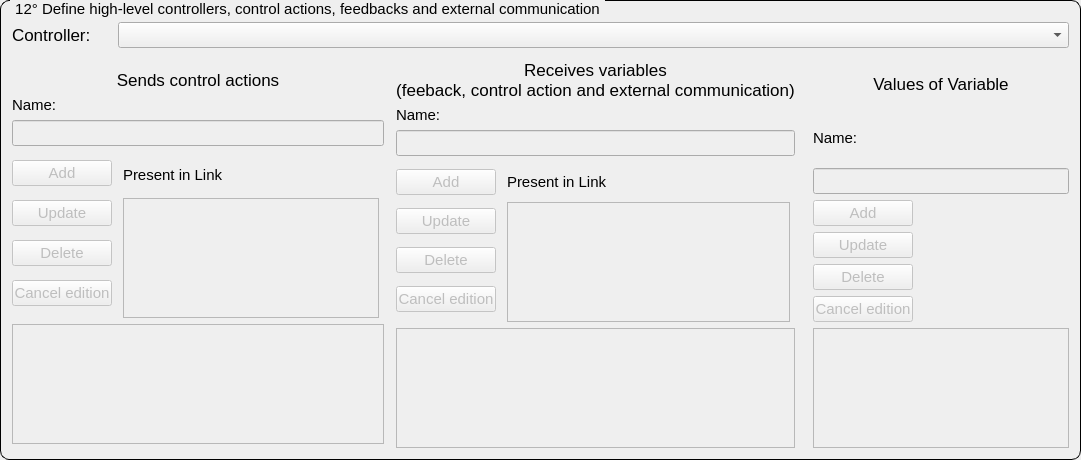
             <widget class="QGroupBox" name="groupBox_16">
              <property name="minimumSize">
               <size>
                <width>0</width>
                <height>460</height>
               </size>
              </property>
              <property name="maximumSize">
               <size>
                <width>16777215</width>
                <height>460</height>
               </size>
              </property>
              <property name="styleSheet">
               <string notr="true">QGroupBox {
    border: 1px solid black;
    border-radius: 9px;
    margin-top: 0.5em;
    font-size: 15px;
}

QGroupBox::title {
    subcontrol-origin: margin;
    left: 10px;
    padding: 0 3px 0 3px;
}</string>
              </property>
              <property name="title">
               <string>12° Define high-level controllers, control actions, feedbacks and external communication</string>
              </property>
              <layout class="QGridLayout" name="gridLayout_9">
               <item row="0" column="0">
                <layout class="QVBoxLayout" name="verticalLayout_39">
                 <item>
                  <layout class="QHBoxLayout" name="horizontalLayout_55">
                   <property name="topMargin">
                    <number>10</number>
                   </property>
                   <item>
                    <widget class="QLabel" name="label_36">
                     <property name="maximumSize">
                      <size>
                       <width>100</width>
                       <height>16777215</height>
                      </size>
                     </property>
                     <property name="font">
                      <font>
                       <pointsize>13</pointsize>
                      </font>
                     </property>
                     <property name="text">
                      <string>Controller:</string>
                     </property>
                    </widget>
                   </item>
                   <item>
                    <widget class="QComboBox" name="combobox_second_controller">
                     <property name="font">
                      <font>
                       <pointsize>11</pointsize>
                      </font>
                     </property>
                     <property name="focusPolicy">
                      <enum>Qt::StrongFocus</enum>
                     </property>
                    </widget>
                   </item>
                  </layout>
                 </item>
                 <item>
                  <layout class="QHBoxLayout" name="horizontalLayout_71">
                   <property name="topMargin">
                    <number>6</number>
                   </property>
                   <item>
                    <layout class="QVBoxLayout" name="verticalLayout_25">
                     <property name="leftMargin">
                      <number>0</number>
                     </property>
                     <property name="topMargin">
                      <number>10</number>
                     </property>
                     <property name="rightMargin">
                      <number>6</number>
                     </property>
                     <property name="bottomMargin">
                      <number>4</number>
                     </property>
                     <item>
                      <widget class="QLabel" name="label_19">
                       <property name="font">
                        <font>
                         <pointsize>13</pointsize>
                        </font>
                       </property>
                       <property name="text">
                        <string>Sends control actions</string>
                       </property>
                       <property name="alignment">
                        <set>Qt::AlignHCenter|Qt::AlignTop</set>
                       </property>
                      </widget>
                     </item>
                     <item>
                      <widget class="QLabel" name="label_16">
                       <property name="font">
                        <font>
                         <pointsize>11</pointsize>
                        </font>
                       </property>
                       <property name="text">
                        <string>Name:</string>
                       </property>
                      </widget>
                     </item>
                     <item>
                      <widget class="QLineEdit" name="lineedit_name_control_action">
                       <property name="enabled">
                        <bool>false</bool>
                       </property>
                       <property name="font">
                        <font>
                         <pointsize>11</pointsize>
                        </font>
                       </property>
                      </widget>
                     </item>
                     <item>
                      <layout class="QHBoxLayout" name="horizontalLayout_26">
                       <item>
                        <layout class="QVBoxLayout" name="verticalLayout_2">
                         <item>
                          <widget class="QPushButton" name="button_add_control_action">
                           <property name="enabled">
                            <bool>false</bool>
                           </property>
                           <property name="maximumSize">
                            <size>
                             <width>100</width>
                             <height>16777215</height>
                            </size>
                           </property>
                           <property name="font">
                            <font>
                             <pointsize>11</pointsize>
                            </font>
                           </property>
                           <property name="text">
                            <string>Add</string>
                           </property>
                          </widget>
                         </item>
                         <item>
                          <widget class="QPushButton" name="button_update_control_action">
                           <property name="enabled">
                            <bool>false</bool>
                           </property>
                           <property name="maximumSize">
                            <size>
                             <width>100</width>
                             <height>16777215</height>
                            </size>
                           </property>
                           <property name="font">
                            <font>
                             <pointsize>11</pointsize>
                            </font>
                           </property>
                           <property name="text">
                            <string>Update</string>
                           </property>
                          </widget>
                         </item>
                         <item>
                          <widget class="QPushButton" name="button_delete_control_action">
                           <property name="enabled">
                            <bool>false</bool>
                           </property>
                           <property name="maximumSize">
                            <size>
                             <width>100</width>
                             <height>16777215</height>
                            </size>
                           </property>
                           <property name="font">
                            <font>
                             <pointsize>11</pointsize>
                            </font>
                           </property>
                           <property name="text">
                            <string>Delete</string>
                           </property>
                          </widget>
                         </item>
                         <item>
                          <widget class="QPushButton" name="button_cancel_control_action">
                           <property name="enabled">
                            <bool>false</bool>
                           </property>
                           <property name="maximumSize">
                            <size>
                             <width>100</width>
                             <height>16777215</height>
                            </size>
                           </property>
                           <property name="font">
                            <font>
                             <pointsize>11</pointsize>
                            </font>
                           </property>
                           <property name="text">
                            <string>Cancel edition</string>
                           </property>
                          </widget>
                         </item>
                        </layout>
                       </item>
                       <item>
                        <layout class="QVBoxLayout" name="verticalLayout_24">
                         <property name="leftMargin">
                          <number>5</number>
                         </property>
                         <property name="topMargin">
                          <number>5</number>
                         </property>
                         <property name="rightMargin">
                          <number>5</number>
                         </property>
                         <property name="bottomMargin">
                          <number>0</number>
                         </property>
                         <item>
                          <widget class="QLabel" name="label_58">
                           <property name="font">
                            <font>
                             <pointsize>11</pointsize>
                            </font>
                           </property>
                           <property name="text">
                            <string>Present in Link</string>
                           </property>
                          </widget>
                         </item>
                         <item>
                          <widget class="QListWidget" name="listwidget_second_links_act">
                           <property name="enabled">
                            <bool>false</bool>
                           </property>
                           <property name="minimumSize">
                            <size>
                             <width>50</width>
                             <height>120</height>
                            </size>
                           </property>
                           <property name="maximumSize">
                            <size>
                             <width>16777215</width>
                             <height>120</height>
                            </size>
                           </property>
                           <property name="alternatingRowColors">
                            <bool>true</bool>
                           </property>
                           <property name="selectionMode">
                            <enum>QAbstractItemView::MultiSelection</enum>
                           </property>
                          </widget>
                         </item>
                        </layout>
                       </item>
                      </layout>
                     </item>
                     <item>
                      <widget class="QListWidget" name="listwidget_control_actions">
                       <property name="enabled">
                        <bool>false</bool>
                       </property>
                       <property name="minimumSize">
                        <size>
                         <width>0</width>
                         <height>120</height>
                        </size>
                       </property>
                       <property name="maximumSize">
                        <size>
                         <width>16777215</width>
                         <height>120</height>
                        </size>
                       </property>
                       <property name="font">
                        <font>
                         <pointsize>11</pointsize>
                        </font>
                       </property>
                       <property name="alternatingRowColors">
                        <bool>true</bool>
                       </property>
                      </widget>
                     </item>
                    </layout>
                   </item>
                   <item>
                    <layout class="QVBoxLayout" name="verticalLayout_14">
                     <property name="leftMargin">
                      <number>0</number>
                     </property>
                     <property name="topMargin">
                      <number>0</number>
                     </property>
                     <property name="rightMargin">
                      <number>6</number>
                     </property>
                     <property name="bottomMargin">
                      <number>0</number>
                     </property>
                     <item>
                      <widget class="QLabel" name="label_67">
                       <property name="font">
                        <font>
                         <pointsize>13</pointsize>
                        </font>
                       </property>
                       <property name="text">
                        <string>Receives variables 
(feeback, control action and external communication)</string>
                       </property>
                       <property name="alignment">
                        <set>Qt::AlignCenter</set>
                       </property>
                      </widget>
                     </item>
                     <item>
                      <widget class="QLabel" name="label_68">
                       <property name="font">
                        <font>
                         <pointsize>11</pointsize>
                        </font>
                       </property>
                       <property name="text">
                        <string>Name:</string>
                       </property>
                       <property name="margin">
                        <number>0</number>
                       </property>
                      </widget>
                     </item>
                     <item>
                      <widget class="QLineEdit" name="lineedit_name_controller_variable">
                       <property name="enabled">
                        <bool>false</bool>
                       </property>
                       <property name="font">
                        <font>
                         <pointsize>11</pointsize>
                        </font>
                       </property>
                      </widget>
                     </item>
                     <item>
                      <layout class="QHBoxLayout" name="horizontalLayout_22">
                       <item>
                        <layout class="QVBoxLayout" name="verticalLayout_37">
                         <item>
                          <widget class="QPushButton" name="button_add_controller_variable">
                           <property name="enabled">
                            <bool>false</bool>
                           </property>
                           <property name="maximumSize">
                            <size>
                             <width>100</width>
                             <height>16777215</height>
                            </size>
                           </property>
                           <property name="font">
                            <font>
                             <pointsize>11</pointsize>
                            </font>
                           </property>
                           <property name="text">
                            <string>Add</string>
                           </property>
                          </widget>
                         </item>
                         <item>
                          <widget class="QPushButton" name="button_update_controller_variable">
                           <property name="enabled">
                            <bool>false</bool>
                           </property>
                           <property name="maximumSize">
                            <size>
                             <width>100</width>
                             <height>16777215</height>
                            </size>
                           </property>
                           <property name="font">
                            <font>
                             <pointsize>11</pointsize>
                            </font>
                           </property>
                           <property name="text">
                            <string>Update</string>
                           </property>
                          </widget>
                         </item>
                         <item>
                          <widget class="QPushButton" name="button_delete_controller_variable">
                           <property name="enabled">
                            <bool>false</bool>
                           </property>
                           <property name="maximumSize">
                            <size>
                             <width>100</width>
                             <height>16777215</height>
                            </size>
                           </property>
                           <property name="font">
                            <font>
                             <pointsize>11</pointsize>
                            </font>
                           </property>
                           <property name="text">
                            <string>Delete</string>
                           </property>
                          </widget>
                         </item>
                         <item>
                          <widget class="QPushButton" name="button_cancel_controller_variable">
                           <property name="enabled">
                            <bool>false</bool>
                           </property>
                           <property name="maximumSize">
                            <size>
                             <width>100</width>
                             <height>16777215</height>
                            </size>
                           </property>
                           <property name="font">
                            <font>
                             <pointsize>11</pointsize>
                            </font>
                           </property>
                           <property name="text">
                            <string>Cancel edition</string>
                           </property>
                          </widget>
                         </item>
                        </layout>
                       </item>
                       <item>
                        <layout class="QVBoxLayout" name="verticalLayout_38">
                         <property name="leftMargin">
                          <number>5</number>
                         </property>
                         <property name="topMargin">
                          <number>5</number>
                         </property>
                         <property name="rightMargin">
                          <number>5</number>
                         </property>
                         <property name="bottomMargin">
                          <number>0</number>
                         </property>
                         <item>
                          <widget class="QLabel" name="label_69">
                           <property name="font">
                            <font>
                             <pointsize>11</pointsize>
                            </font>
                           </property>
                           <property name="text">
                            <string>Present in Link</string>
                           </property>
                          </widget>
                         </item>
                         <item>
                          <widget class="QListWidget" name="listwidget_second_links_var">
                           <property name="enabled">
                            <bool>false</bool>
                           </property>
                           <property name="minimumSize">
                            <size>
                             <width>50</width>
                             <height>120</height>
                            </size>
                           </property>
                           <property name="maximumSize">
                            <size>
                             <width>16777215</width>
                             <height>120</height>
                            </size>
                           </property>
                           <property name="alternatingRowColors">
                            <bool>true</bool>
                           </property>
                           <property name="selectionMode">
                            <enum>QAbstractItemView::MultiSelection</enum>
                           </property>
                          </widget>
                         </item>
                        </layout>
                       </item>
                      </layout>
                     </item>
                     <item>
                      <widget class="QListWidget" name="listwidget_controller_variable">
                       <property name="enabled">
                        <bool>false</bool>
                       </property>
                       <property name="minimumSize">
                        <size>
                         <width>0</width>
                         <height>120</height>
                        </size>
                       </property>
                       <property name="maximumSize">
                        <size>
                         <width>16777215</width>
                         <height>120</height>
                        </size>
                       </property>
                       <property name="font">
                        <font>
                         <pointsize>11</pointsize>
                        </font>
                       </property>
                       <property name="alternatingRowColors">
                        <bool>true</bool>
                       </property>
                      </widget>
                     </item>
                    </layout>
                   </item>
                   <item>
                    <layout class="QVBoxLayout" name="verticalLayout_4">
                     <property name="leftMargin">
                      <number>6</number>
                     </property>
                     <property name="topMargin">
                      <number>0</number>
                     </property>
                     <property name="rightMargin">
                      <number>0</number>
                     </property>
                     <property name="bottomMargin">
                      <number>0</number>
                     </property>
                     <item>
                      <widget class="QLabel" name="label_21">
                       <property name="font">
                        <font>
                         <pointsize>13</pointsize>
                        </font>
                       </property>
                       <property name="text">
                        <string>Values of Variable</string>
                       </property>
                       <property name="alignment">
                        <set>Qt::AlignCenter</set>
                       </property>
                      </widget>
                     </item>
                     <item>
                      <widget class="QLabel" name="label_22">
                       <property name="font">
                        <font>
                         <pointsize>11</pointsize>
                        </font>
                       </property>
                       <property name="text">
                        <string>Name:</string>
                       </property>
                      </widget>
                     </item>
                     <item>
                      <widget class="QLineEdit" name="lineedit_name_controller_variable_values">
                       <property name="enabled">
                        <bool>false</bool>
                       </property>
                       <property name="font">
                        <font>
                         <pointsize>11</pointsize>
                        </font>
                       </property>
                      </widget>
                     </item>
                     <item>
                      <widget class="QPushButton" name="button_add_controller_variable_values">
                       <property name="enabled">
                        <bool>false</bool>
                       </property>
                       <property name="maximumSize">
                        <size>
                         <width>100</width>
                         <height>16777215</height>
                        </size>
                       </property>
                       <property name="font">
                        <font>
                         <pointsize>11</pointsize>
                        </font>
                       </property>
                       <property name="text">
                        <string>Add</string>
                       </property>
                      </widget>
                     </item>
                     <item>
                      <widget class="QPushButton" name="button_update_controller_variable_values">
                       <property name="enabled">
                        <bool>false</bool>
                       </property>
                       <property name="maximumSize">
                        <size>
                         <width>100</width>
                         <height>16777215</height>
                        </size>
                       </property>
                       <property name="font">
                        <font>
                         <pointsize>11</pointsize>
                        </font>
                       </property>
                       <property name="text">
                        <string>Update</string>
                       </property>
                      </widget>
                     </item>
                     <item>
                      <widget class="QPushButton" name="button_delete_controller_variable_values">
                       <property name="enabled">
                        <bool>false</bool>
                       </property>
                       <property name="maximumSize">
                        <size>
                         <width>100</width>
                         <height>16777215</height>
                        </size>
                       </property>
                       <property name="font">
                        <font>
                         <pointsize>11</pointsize>
                        </font>
                       </property>
                       <property name="text">
                        <string>Delete</string>
                       </property>
                      </widget>
                     </item>
                     <item>
                      <widget class="QPushButton" name="button_cancel_controller_variable_values">
                       <property name="enabled">
                        <bool>false</bool>
                       </property>
                       <property name="maximumSize">
                        <size>
                         <width>100</width>
                         <height>16777215</height>
                        </size>
                       </property>
                       <property name="font">
                        <font>
                         <pointsize>11</pointsize>
                        </font>
                       </property>
                       <property name="text">
                        <string>Cancel edition</string>
                       </property>
                      </widget>
                     </item>
                     <item>
                      <widget class="QListWidget" name="listwidget_controller_variable_values">
                       <property name="enabled">
                        <bool>false</bool>
                       </property>
                       <property name="minimumSize">
                        <size>
                         <width>0</width>
                         <height>120</height>
                        </size>
                       </property>
                       <property name="maximumSize">
                        <size>
                         <width>16777215</width>
                         <height>120</height>
                        </size>
                       </property>
                       <property name="font">
                        <font>
                         <pointsize>11</pointsize>
                        </font>
                       </property>
                       <property name="alternatingRowColors">
                        <bool>true</bool>
                       </property>
                      </widget>
                     </item>
                    </layout>
                   </item>
                  </layout>
                 </item>
                </layout>
               </item>
              </layout>
             </widget>
